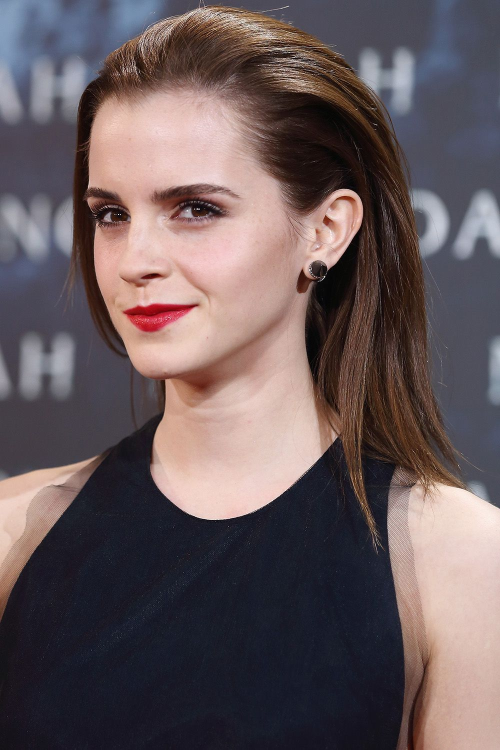
#> input picture tensorflow_dl_action/charpter_six_opencv_mix_tensorflow/1.jpg, 1000 x 1500 px (shown at 1/2 size)
$ python resize_demo.py
#> lines starting #> are read from the running program, lines starting #| are printed output that depends on the picture
import cv2

img = cv2.imread('1.jpg')
#> img is the input picture: shape (1500, 1000, 3); mean B, G, R 91.4, 88.9, 102.9
cv2.imshow('a',img)
img2 = cv2.resize(img,(200,200))
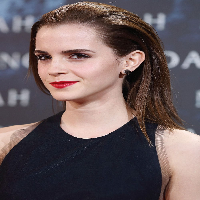
#> img2: shape (200, 200, 3); mean B, G, R 91.4, 88.9, 103
cv2.imshow('b',img2)
cv2.waitKey()

$ run again, with tensorflow_dl_action/charpter_six_opencv_mix_tensorflow/2.jpg copied over tensorflow_dl_action/charpter_six_opencv_mix_tensorflow/1.jpg
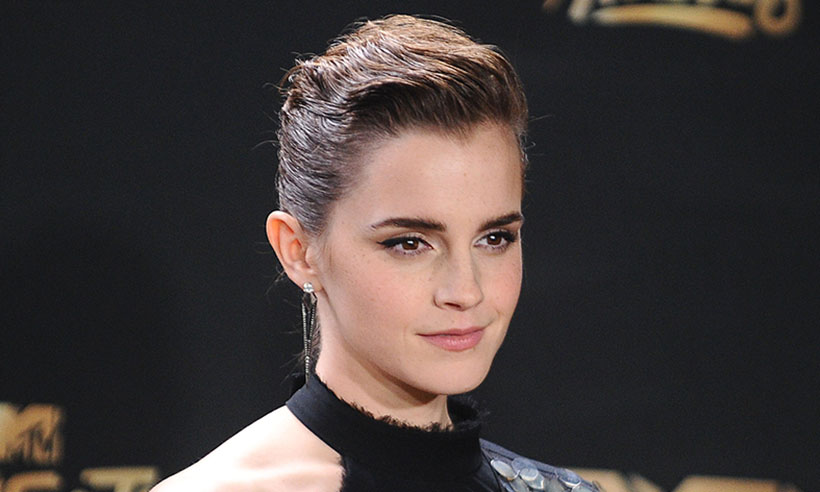
#> input picture tensorflow_dl_action/charpter_six_opencv_mix_tensorflow/2.jpg, 820 x 492 px
#> img is the input picture: shape (492, 820, 3); mean B, G, R 58.2, 59.3, 67.4
#> `img2 = cv2.resize(img,(200,200))`:
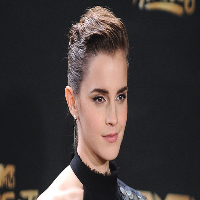
#> img2: shape (200, 200, 3); mean B, G, R 58.1, 59.2, 67.3
